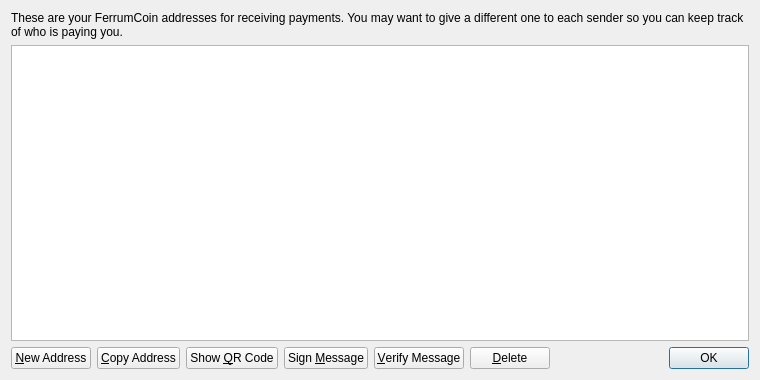
<?xml version="1.0" encoding="UTF-8"?>
<ui version="4.0">
 <class>AddressBookPage</class>
 <widget class="QWidget" name="AddressBookPage">
  <property name="geometry">
   <rect>
    <x>0</x>
    <y>0</y>
    <width>760</width>
    <height>380</height>
   </rect>
  </property>
  <property name="windowTitle">
   <string>Address Book</string>
  </property>
  <layout class="QVBoxLayout" name="verticalLayout">
   <item>
    <widget class="QLabel" name="labelExplanation">
     <property name="text">
      <string>These are your FerrumCoin addresses for receiving payments. You may want to give a different one to each sender so you can keep track of who is paying you.</string>
     </property>
     <property name="textFormat">
      <enum>Qt::PlainText</enum>
     </property>
     <property name="wordWrap">
      <bool>true</bool>
     </property>
    </widget>
   </item>
   <item>
    <widget class="QTableView" name="tableView">
     <property name="contextMenuPolicy">
      <enum>Qt::CustomContextMenu</enum>
     </property>
     <property name="toolTip">
      <string>Double-click to edit address or label</string>
     </property>
     <property name="tabKeyNavigation">
      <bool>false</bool>
     </property>
     <property name="selectionMode">
      <enum>QAbstractItemView::SingleSelection</enum>
     </property>
     <property name="selectionBehavior">
      <enum>QAbstractItemView::SelectRows</enum>
     </property>
     <property name="sortingEnabled">
      <bool>true</bool>
     </property>
     <attribute name="verticalHeaderVisible">
      <bool>false</bool>
     </attribute>
    </widget>
   </item>
   <item>
    <layout class="QHBoxLayout" name="horizontalLayout">
     <item>
      <widget class="QPushButton" name="newAddressButton">
       <property name="toolTip">
        <string>Create a new address</string>
       </property>
       <property name="text">
        <string>&amp;New Address</string>
       </property>
      </widget>
     </item>
     <item>
      <widget class="QPushButton" name="copyToClipboard">
       <property name="toolTip">
        <string>Copy the currently selected address to the system clipboard</string>
       </property>
       <property name="text">
        <string>&amp;Copy Address</string>
       </property>
      </widget>
     </item>
     <item>
      <widget class="QPushButton" name="showQRCode">
       <property name="text">
        <string>Show &amp;QR Code</string>
       </property>
      </widget>
     </item>
     <item>
      <widget class="QPushButton" name="signMessage">
       <property name="toolTip">
        <string>Sign a message to prove you own a FerrumCoin address</string>
       </property>
       <property name="text">
        <string>Sign &amp;Message</string>
       </property>
      </widget>
     </item>
     <item>
      <widget class="QPushButton" name="verifyMessage">
       <property name="toolTip">
        <string>Verify a message to ensure it was signed with a specified FerrumCoin address</string>
       </property>
       <property name="text">
        <string>&amp;Verify Message</string>
       </property>
      </widget>
     </item>
     <item>
      <widget class="QPushButton" name="deleteButton">
       <property name="toolTip">
        <string>Delete the currently selected address from the list</string>
       </property>
       <property name="text">
        <string>&amp;Delete</string>
       </property>
      </widget>
     </item>
     <item>
      <spacer name="horizontalSpacer">
       <property name="orientation">
        <enum>Qt::Horizontal</enum>
       </property>
       <property name="sizeHint" stdset="0">
        <size>
         <width>40</width>
         <height>20</height>
        </size>
       </property>
      </spacer>
     </item>
     <item>
      <widget class="QDialogButtonBox" name="buttonBox">
       <property name="sizePolicy">
        <sizepolicy hsizetype="Maximum" vsizetype="Fixed">
         <horstretch>0</horstretch>
         <verstretch>0</verstretch>
        </sizepolicy>
       </property>
       <property name="standardButtons">
        <set>QDialogButtonBox::Ok</set>
       </property>
      </widget>
     </item>
    </layout>
   </item>
  </layout>
 </widget>
 <resources>
  <include location="../bitcoin.qrc"/>
 </resources>
 <connections/>
</ui>
